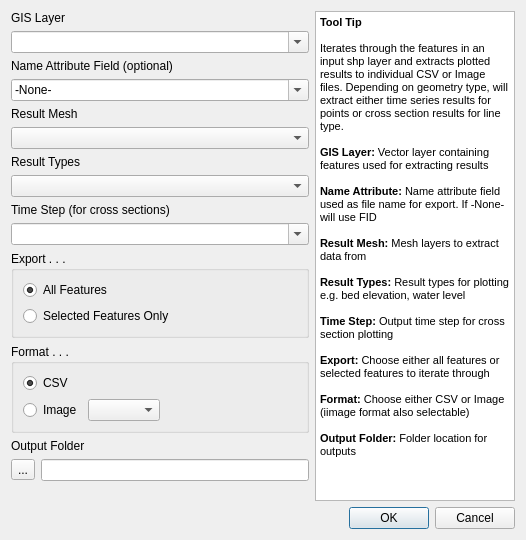
<?xml version="1.0" encoding="UTF-8"?>
<ui version="4.0">
 <class>BatchPlotExport</class>
 <widget class="QDialog" name="BatchPlotExport">
  <property name="geometry">
   <rect>
    <x>0</x>
    <y>0</y>
    <width>526</width>
    <height>528</height>
   </rect>
  </property>
  <property name="windowTitle">
   <string>Batch Plot and Export Features</string>
  </property>
  <layout class="QGridLayout" name="gridLayout_3">
   <item row="0" column="0">
    <layout class="QGridLayout" name="gridLayout" rowstretch="1,10,1,10,1,10,1,10,1,10,10,10,1,1,1,1,10">
     <item row="2" column="0" colspan="2">
      <widget class="QLabel" name="label_6">
       <property name="text">
        <string>Name Attribute Field (optional)</string>
       </property>
      </widget>
     </item>
     <item row="3" column="0" colspan="2">
      <widget class="QComboBox" name="cbNameAttribute">
       <property name="editable">
        <bool>true</bool>
       </property>
       <item>
        <property name="text">
         <string>-None-</string>
        </property>
       </item>
      </widget>
     </item>
     <item row="10" column="0" colspan="2">
      <widget class="QGroupBox" name="groupBox">
       <property name="title">
        <string>Export . . .</string>
       </property>
       <layout class="QVBoxLayout" name="verticalLayout">
        <item>
         <widget class="QRadioButton" name="rbAllFeatures">
          <property name="text">
           <string>All Features</string>
          </property>
          <property name="checked">
           <bool>true</bool>
          </property>
         </widget>
        </item>
        <item>
         <widget class="QRadioButton" name="rbSelectedFeatures">
          <property name="text">
           <string>Selected Features Only</string>
          </property>
         </widget>
        </item>
       </layout>
      </widget>
     </item>
     <item row="7" column="0" colspan="2">
      <widget class="QgsCheckableComboBox" name="mcbResultTypes"/>
     </item>
     <item row="6" column="0" colspan="2">
      <widget class="QLabel" name="label_2">
       <property name="text">
        <string>Result Types</string>
       </property>
      </widget>
     </item>
     <item row="5" column="0" colspan="2">
      <widget class="QgsCheckableComboBox" name="mcbResultMesh"/>
     </item>
     <item row="11" column="0" colspan="2">
      <widget class="QGroupBox" name="groupBox_2">
       <property name="title">
        <string>Format . . .</string>
       </property>
       <layout class="QGridLayout" name="gridLayout_2" columnstretch="1,10,0">
        <item row="0" column="0" colspan="2">
         <widget class="QRadioButton" name="rbCSV">
          <property name="text">
           <string>CSV</string>
          </property>
          <property name="checked">
           <bool>true</bool>
          </property>
         </widget>
        </item>
        <item row="1" column="0">
         <widget class="QRadioButton" name="rbImage">
          <property name="text">
           <string>Image</string>
          </property>
         </widget>
        </item>
        <item row="1" column="1">
         <widget class="QComboBox" name="cbImageFormat"/>
        </item>
        <item row="1" column="2">
         <spacer name="horizontalSpacer">
          <property name="orientation">
           <enum>Qt::Horizontal</enum>
          </property>
          <property name="sizeHint" stdset="0">
           <size>
            <width>150</width>
            <height>20</height>
           </size>
          </property>
         </spacer>
        </item>
       </layout>
      </widget>
     </item>
     <item row="12" column="0" colspan="2">
      <widget class="QLabel" name="label_3">
       <property name="text">
        <string>Output Folder</string>
       </property>
      </widget>
     </item>
     <item row="8" column="0" colspan="2">
      <widget class="QLabel" name="label_4">
       <property name="text">
        <string>Time Step (for cross sections)</string>
       </property>
      </widget>
     </item>
     <item row="4" column="0" colspan="2">
      <widget class="QLabel" name="label_5">
       <property name="text">
        <string>Result Mesh</string>
       </property>
      </widget>
     </item>
     <item row="0" column="0" colspan="2">
      <widget class="QLabel" name="label">
       <property name="text">
        <string>GIS Layer</string>
       </property>
      </widget>
     </item>
     <item row="16" column="0" colspan="3">
      <widget class="QDialogButtonBox" name="buttonBox">
       <property name="orientation">
        <enum>Qt::Horizontal</enum>
       </property>
       <property name="standardButtons">
        <set>QDialogButtonBox::Cancel|QDialogButtonBox::Ok</set>
       </property>
      </widget>
     </item>
     <item row="9" column="0" colspan="2">
      <widget class="QComboBox" name="cbTimesteps">
       <property name="editable">
        <bool>true</bool>
       </property>
      </widget>
     </item>
     <item row="1" column="0" colspan="2">
      <widget class="QComboBox" name="cbGISLayer">
       <property name="editable">
        <bool>true</bool>
       </property>
      </widget>
     </item>
     <item row="0" column="2" rowspan="16">
      <widget class="QTextBrowser" name="textBrowser">
       <property name="minimumSize">
        <size>
         <width>200</width>
         <height>0</height>
        </size>
       </property>
       <property name="maximumSize">
        <size>
         <width>200</width>
         <height>16777215</height>
        </size>
       </property>
       <property name="html">
        <string>&lt;!DOCTYPE HTML PUBLIC &quot;-//W3C//DTD HTML 4.0//EN&quot; &quot;http://www.w3.org/TR/REC-html40/strict.dtd&quot;&gt;
&lt;html&gt;&lt;head&gt;&lt;meta name=&quot;qrichtext&quot; content=&quot;1&quot; /&gt;&lt;style type=&quot;text/css&quot;&gt;
p, li { white-space: pre-wrap; }
&lt;/style&gt;&lt;/head&gt;&lt;body style=&quot; font-family:'MS Shell Dlg 2'; font-size:8.25pt; font-weight:400; font-style:normal;&quot;&gt;
&lt;p style=&quot; margin-top:0px; margin-bottom:0px; margin-left:0px; margin-right:0px; -qt-block-indent:0; text-indent:0px;&quot;&gt;&lt;span style=&quot; font-weight:600;&quot;&gt;Tool Tip&lt;/span&gt;&lt;/p&gt;
&lt;p style=&quot;-qt-paragraph-type:empty; margin-top:0px; margin-bottom:0px; margin-left:0px; margin-right:0px; -qt-block-indent:0; text-indent:0px; font-weight:600;&quot;&gt;&lt;br /&gt;&lt;/p&gt;
&lt;p style=&quot; margin-top:0px; margin-bottom:0px; margin-left:0px; margin-right:0px; -qt-block-indent:0; text-indent:0px;&quot;&gt;Iterates through the features in an input shp layer and extracts plotted results to individual CSV or Image files. Depending on geometry type, will extract either time series results for points or cross section results for line type.&lt;/p&gt;
&lt;p style=&quot;-qt-paragraph-type:empty; margin-top:0px; margin-bottom:0px; margin-left:0px; margin-right:0px; -qt-block-indent:0; text-indent:0px;&quot;&gt;&lt;br /&gt;&lt;/p&gt;
&lt;p style=&quot; margin-top:0px; margin-bottom:0px; margin-left:0px; margin-right:0px; -qt-block-indent:0; text-indent:0px;&quot;&gt;&lt;span style=&quot; font-weight:600;&quot;&gt;GIS Layer: &lt;/span&gt;Vector layer containing features used for extracting results&lt;/p&gt;
&lt;p style=&quot;-qt-paragraph-type:empty; margin-top:0px; margin-bottom:0px; margin-left:0px; margin-right:0px; -qt-block-indent:0; text-indent:0px;&quot;&gt;&lt;br /&gt;&lt;/p&gt;
&lt;p style=&quot; margin-top:0px; margin-bottom:0px; margin-left:0px; margin-right:0px; -qt-block-indent:0; text-indent:0px;&quot;&gt;&lt;span style=&quot; font-weight:600;&quot;&gt;Name Attribute:&lt;/span&gt; Name attribute field used as file name for export. If -None- will use FID&lt;/p&gt;
&lt;p style=&quot;-qt-paragraph-type:empty; margin-top:0px; margin-bottom:0px; margin-left:0px; margin-right:0px; -qt-block-indent:0; text-indent:0px;&quot;&gt;&lt;br /&gt;&lt;/p&gt;
&lt;p style=&quot; margin-top:0px; margin-bottom:0px; margin-left:0px; margin-right:0px; -qt-block-indent:0; text-indent:0px;&quot;&gt;&lt;span style=&quot; font-weight:600;&quot;&gt;Result Mesh: &lt;/span&gt;Mesh layers to extract data from&lt;/p&gt;
&lt;p style=&quot;-qt-paragraph-type:empty; margin-top:0px; margin-bottom:0px; margin-left:0px; margin-right:0px; -qt-block-indent:0; text-indent:0px;&quot;&gt;&lt;br /&gt;&lt;/p&gt;
&lt;p style=&quot; margin-top:0px; margin-bottom:0px; margin-left:0px; margin-right:0px; -qt-block-indent:0; text-indent:0px;&quot;&gt;&lt;span style=&quot; font-weight:600;&quot;&gt;Result Types: &lt;/span&gt;Result types for plotting e.g. bed elevation, water level&lt;/p&gt;
&lt;p style=&quot;-qt-paragraph-type:empty; margin-top:0px; margin-bottom:0px; margin-left:0px; margin-right:0px; -qt-block-indent:0; text-indent:0px;&quot;&gt;&lt;br /&gt;&lt;/p&gt;
&lt;p style=&quot; margin-top:0px; margin-bottom:0px; margin-left:0px; margin-right:0px; -qt-block-indent:0; text-indent:0px;&quot;&gt;&lt;span style=&quot; font-weight:600;&quot;&gt;Time Step: &lt;/span&gt;Output time step for cross section plotting&lt;/p&gt;
&lt;p style=&quot;-qt-paragraph-type:empty; margin-top:0px; margin-bottom:0px; margin-left:0px; margin-right:0px; -qt-block-indent:0; text-indent:0px;&quot;&gt;&lt;br /&gt;&lt;/p&gt;
&lt;p style=&quot; margin-top:0px; margin-bottom:0px; margin-left:0px; margin-right:0px; -qt-block-indent:0; text-indent:0px;&quot;&gt;&lt;span style=&quot; font-weight:600;&quot;&gt;Export: &lt;/span&gt;Choose either all features or selected features to iterate through&lt;/p&gt;
&lt;p style=&quot;-qt-paragraph-type:empty; margin-top:0px; margin-bottom:0px; margin-left:0px; margin-right:0px; -qt-block-indent:0; text-indent:0px;&quot;&gt;&lt;br /&gt;&lt;/p&gt;
&lt;p style=&quot; margin-top:0px; margin-bottom:0px; margin-left:0px; margin-right:0px; -qt-block-indent:0; text-indent:0px;&quot;&gt;&lt;span style=&quot; font-weight:600;&quot;&gt;Format: &lt;/span&gt;Choose either CSV or Image (iimage format also selectable)&lt;/p&gt;
&lt;p style=&quot;-qt-paragraph-type:empty; margin-top:0px; margin-bottom:0px; margin-left:0px; margin-right:0px; -qt-block-indent:0; text-indent:0px;&quot;&gt;&lt;br /&gt;&lt;/p&gt;
&lt;p style=&quot; margin-top:0px; margin-bottom:0px; margin-left:0px; margin-right:0px; -qt-block-indent:0; text-indent:0px;&quot;&gt;&lt;span style=&quot; font-weight:600;&quot;&gt;Output Folder:&lt;/span&gt; Folder location for outputs&lt;/p&gt;&lt;/body&gt;&lt;/html&gt;</string>
       </property>
      </widget>
     </item>
     <item row="13" column="0" rowspan="2">
      <widget class="QToolButton" name="btnBrowse">
       <property name="toolTip">
        <string>Browse</string>
       </property>
       <property name="text">
        <string>...</string>
       </property>
      </widget>
     </item>
     <item row="13" column="1" rowspan="2">
      <widget class="QLineEdit" name="outputFolder"/>
     </item>
     <item row="15" column="0" colspan="2">
      <spacer name="verticalSpacer">
       <property name="orientation">
        <enum>Qt::Vertical</enum>
       </property>
       <property name="sizeType">
        <enum>QSizePolicy::MinimumExpanding</enum>
       </property>
       <property name="sizeHint" stdset="0">
        <size>
         <width>20</width>
         <height>20</height>
        </size>
       </property>
      </spacer>
     </item>
    </layout>
   </item>
  </layout>
 </widget>
 <customwidgets>
  <customwidget>
   <class>QgsCheckableComboBox</class>
   <extends>QComboBox</extends>
   <header>qgscheckablecombobox.h</header>
  </customwidget>
 </customwidgets>
 <resources/>
 <connections/>
</ui>
